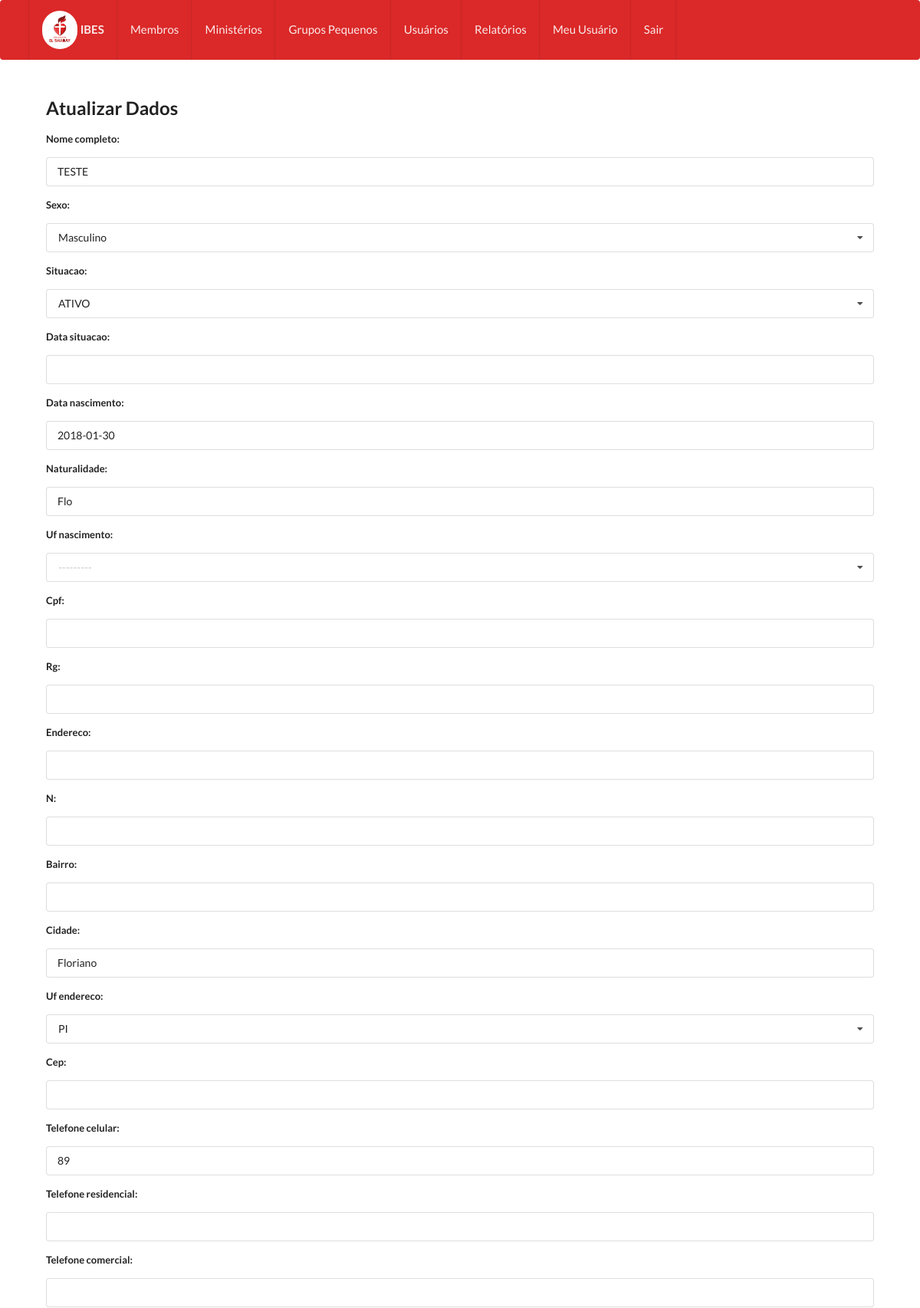
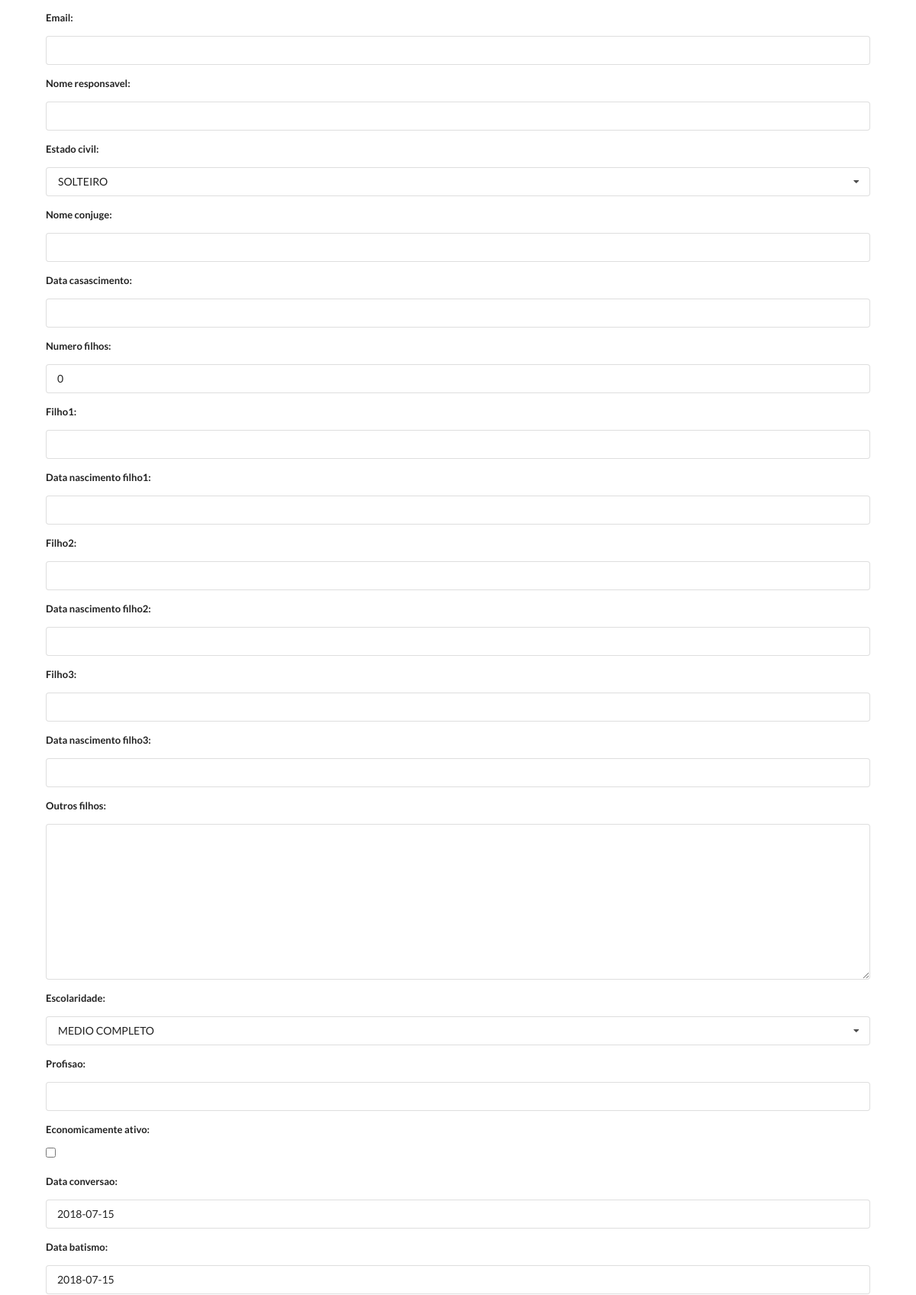
The page /membros/update/1/ (signed in, upper part) on the database its author committed (2 pictures, top to bottom).
### secretariaapp/models.py (models this page shows, shortened)
class Membro(models.Model):
    nome_completo = models.CharField(max_length=100 )
    sexo = models.ForeignKey(Sexo, on_delete=models.PROTECT)
    situacao = models.ForeignKey(Situacao, on_delete=models.PROTECT)
    data_situacao = models.DateField(blank=True,null=True)
    data_nascimento = models.DateField(default=datetime.now,blank=True,null=True)
    naturalidade = models.CharField(max_length=30,blank=True)
    uf_nascimento = models.ForeignKey(Uf, related_name = 'uf_nascimento', on_delete=models.PROTECT,null=True,blank=True)
    cpf = models.CharField(max_length=11,blank=True)
    rg = models.CharField(max_length=15,blank=True)
    endereco = models.CharField(max_length=50,blank=True)
    n = models.CharField(max_length=10,blank=True)
    bairro = models.CharField(max_length=50,blank=True)
    cidade = models.CharField(max_length=50)
    uf_endereco = models.ForeignKey(Uf, related_name = 'uf_endereco', on_delete=models.PROTECT)
    cep = models.CharField(max_length=10,blank=True)
    telefone_celular = models.CharField(max_length=15,blank=True)
    telefone_residencial = models.CharField(max_length=15,blank=True)
    telefone_comercial = models.CharField(max_length=15,blank=True)
    email = models.EmailField(max_length=254,blank=True)
    nome_responsavel = models.CharField(max_length=100,blank=True)
    estado_civil = models.ForeignKey(Estado_Civil, on_delete=models.PROTECT)
    nome_conjuge = models.CharField(max_length=100,blank=True)
    data_casascimento = models.DateField(blank=True,null=True)
    numero_filhos = models.PositiveIntegerField(default= 0)
    filho1 = models.CharField(max_length=100,blank=True)
    data_nascimento_filho1 = models.DateField(blank=True,null=True)
    filho2 = models.CharField(max_length=100,blank=True)
    data_nascimento_filho2 = models.DateField(blank=True,null=True)
    filho3 = models.CharField(max_length=100,blank=True)
    data_nascimento_filho3 = models.DateField(blank=True,null=True)
    outros_filhos = models.TextField(blank=True)
    escolaridade = models.ForeignKey(Escolaridade, on_delete=models.PROTECT)
    profisao = models.CharField(max_length=50,blank=True)
    economicamente_ativo = models.BooleanField(default = False)
    data_conversao = models.DateField(default=datetime.now,blank=True,null=True)
    data_batismo = models.DateField(default=datetime.now,blank=True,null=True)
    igreja_batismo = models.CharField(max_length=50,blank=True)
    pastor = models.CharField(max_length=100,blank=True)
    data_chegada_na_elshaday = models.DateField(default=datetime.now,blank=True,null=True)
    origem = models.ForeignKey(Origem, on_delete=models.PROTECT,blank=True,null=True)
    ministerios_que_deseja_participar = models.CharField(max_length=100, blank=True)
    participa_grupo_pequeno = models.BooleanField(default = False)
    grupo_pequeno = models.ForeignKey(Grupo_Pequeno, on_delete=models.PROTECT,blank=True,null=True)
    trilha_discipulado = models.ManyToManyField(Trilha_Discipulado, blank=True)
    obs = models.TextField(blank=True)

class Sexo(models.Model):
    sexo = models.CharField(max_length=10,unique=True)
    def __str__(self):
        return str(self.sexo)

class Situacao(models.Model):
    situacao = models.CharField(max_length=100,unique=True)
    descricao = models.TextField(blank=True)
    def __str__(self):
        return str(self.situacao)

class Uf(models.Model):
    uf = models.CharField(max_length=2,unique=True)
    estado = models.CharField(max_length=30,unique=True)
    def __str__(self):
        return str(self.uf)

class Estado_Civil(models.Model):
    estado_civil = models.CharField(max_length=30,unique=True)
    def __str__(self):
        return str(self.estado_civil)

class Escolaridade(models.Model):
    escolaridade = models.CharField(max_length=30,unique=True)
    def __str__(self):
        return str(self.escolaridade)

### secretariaapp/views.py (the view)
# urls.py: url(r'^membros/update/(?P<pk>[0-9]+)/$',login_required(MembroUpdate.as_view()),name='membroUpdate'),
class MembroUpdate(UpdateView):
    model = Membro
    fields = '__all__'#quais atributos(todos)
    success_url = '/membros/'
    template_name = 'update.html'
    def get(self, request, *args, **kwargs):
        if not self.request.user.perfil.gerenciar_Membros:
            return redirect('/sempermissao')
        return super(MembroUpdate, self).get(request, *args, **kwargs)

### secretariaapp/models.py (called while the page is built)
    def __str__(self):
        return str(self.trilha_discipulado)

    def __str__(self):
        return str(self.nome)

    def __str__(self):
        return str(self.origem)

### secretariaapp/templates/update.html (shortened to what this page needs)
{% include 'cabecalho.html' %}
<div class="corpo_app" >
<h2>Atualizar Dados</h2>
<form class="ui form" action="" method="post" enctype="multipart/form-data" >{% csrf_token %}
{% for field in form %}
<div class=" field">
  <label>{{ field.label_tag }}</label>
  {{ field }}
</div>
{% endfor %}
</form>
</div>
{% include 'rodape.html' %}

### secretariaapp/templates/css.html (style rules this page uses)
.corpo_app { margin-top: 4%; margin-left: 5%; margin-bottom: 5%; margin-right: 5%; font-size: 15px; text-align: justify; }

### rows shown on the page
Membro: form "TESTE" "Masculino" "ATIVO" "2018-01-30" "Flo" "---------" "Floriano" "PI" "89" "SOLTEIRO" "0" "MEDIO COMPLETO" "2018-07-15" "2018-07-15"

### other values the page prints
{{ field.label_tag }} "Nome completo:" "Sexo:" "Situacao:" "Data situacao:" "Data nascimento:" "Naturalidade:" "Uf nascimento:" "Cpf:" "Rg:" "Endereco:" "N:" "Bairro:" "Cidade:" "Uf endereco:" "Cep:" "Telefone celular:" "Telefone residencial:" "Telefone comercial:" "Email:" "Nome responsavel:" "Estado civil:" "Nome conjuge:" "Data casascimento:" "Numero filhos:" "Filho1:" "Data nascimento filho1:" "Filho2:" "Data nascimento filho2:" "Filho3:" "Data nascimento filho3:" "Outros filhos:" "Escolaridade:" "Profisao:" "Economicamente ativo:" "Data conversao:" "Data batismo:"
